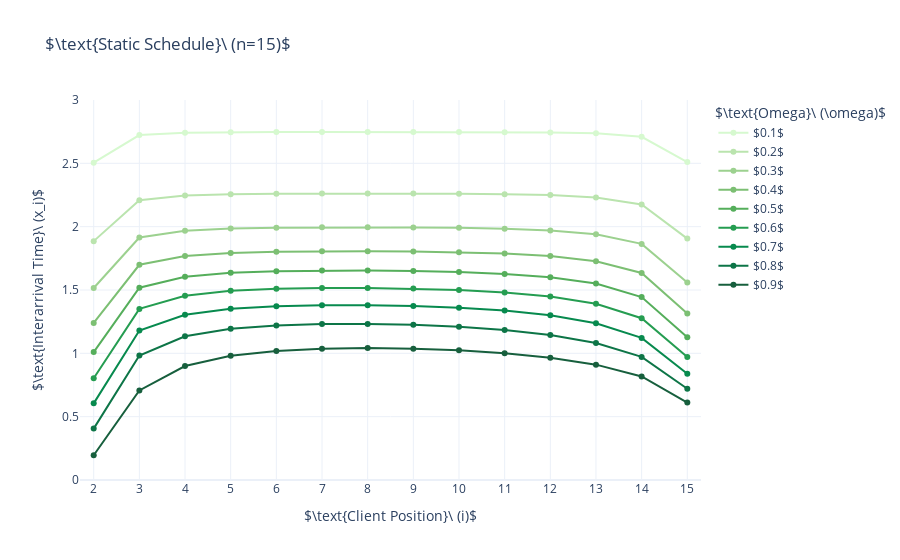

The notebook cell saved with this chart:
### Code cell
palette = cycle(px.colors.sequential.algae)
inter_times = np.diff(optimizations)

fig = go.Figure()

for i in range(9):
    
    omega = 0.1 * (i + 1)
    fig.add_trace(go.Scatter(x=np.arange(2,n+1), y=inter_times[i],
                             name=f'${omega:.1f}$', marker_color=next(palette)))

fig.update_layout(
    template='plotly_white',
    title='$\\text{Static Schedule}\ (n=15)$',
    legend_title='$\\text{Omega}\ (\omega)$', 
    xaxis = {'title': '$\\text{Client Position}\ (i)$', 'range': [1.7, n + 0.3], 'dtick': 1},
    yaxis = {'title': '$\\text{Interarrival Time}\ (x_i)$', 'range': [0,3]}
)

fig.show()

### Figure 1 — Plotly figure (JSON) as saved in the notebook; plotly's stock layout.template omitted (floating-point values rounded to 4 significant figures)
{"data": [{"marker": {"color": "rgb(214, 249, 207)"}, "name": "$0.1$", "type": "scatter", "x": [2, 3, 4, 5, 6, 7, 8, 9, 10, 11, 12, 13, 14, 15], "y": [2.505, 2.723, 2.742, 2.746, 2.747, 2.747, 2.747, 2.747, 2.747, 2.746, 2.744, 2.737, 2.709, 2.51]}, {"marker": {"color": "rgb(186, 228, 174)"}, "name": "$0.2$", "type": "scatter", "x": [2, 3, 4, 5, 6, 7, 8, 9, 10, 11, 12, 13, 14, 15], "y": [1.886, 2.209, 2.246, 2.256, 2.26, 2.261, 2.261, 2.261, 2.26, 2.256, 2.249, 2.231, 2.176, 1.906]}, {"marker": {"color": "rgb(156, 209, 143)"}, "name": "$0.3$", "type": "scatter", "x": [2, 3, 4, 5, 6, 7, 8, 9, 10, 11, 12, 13, 14, 15], "y": [1.516, 1.915, 1.968, 1.985, 1.992, 1.995, 1.995, 1.994, 1.991, 1.984, 1.97, 1.941, 1.864, 1.559]}, {"marker": {"color": "rgb(124, 191, 115)"}, "name": "$0.4$", "type": "scatter", "x": [2, 3, 4, 5, 6, 7, 8, 9, 10, 11, 12, 13, 14, 15], "y": [1.24, 1.699, 1.769, 1.793, 1.802, 1.806, 1.807, 1.804, 1.799, 1.788, 1.768, 1.728, 1.634, 1.315]}, {"marker": {"color": "rgb(85, 174, 91)"}, "name": "$0.5$", "type": "scatter", "x": [2, 3, 4, 5, 6, 7, 8, 9, 10, 11, 12, 13, 14, 15], "y": [1.01, 1.518, 1.605, 1.635, 1.648, 1.653, 1.654, 1.65, 1.642, 1.627, 1.6, 1.551, 1.444, 1.126]}, {"marker": {"color": "rgb(37, 157, 81)"}, "name": "$0.6$", "type": "scatter", "x": [2, 3, 4, 5, 6, 7, 8, 9, 10, 11, 12, 13, 14, 15], "y": [0.8029, 1.351, 1.455, 1.493, 1.51, 1.516, 1.516, 1.511, 1.5, 1.481, 1.448, 1.391, 1.277, 0.9709]}, {"marker": {"color": "rgb(7, 138, 78)"}, "name": "$0.7$", "type": "scatter", "x": [2, 3, 4, 5, 6, 7, 8, 9, 10, 11, 12, 13, 14, 15], "y": [0.6051, 1.18, 1.305, 1.352, 1.373, 1.381, 1.381, 1.374, 1.36, 1.337, 1.3, 1.238, 1.122, 0.8382]}, {"marker": {"color": "rgb(13, 117, 71)"}, "name": "$0.8$", "type": "scatter", "x": [2, 3, 4, 5, 6, 7, 8, 9, 10, 11, 12, 13, 14, 15], "y": [0.4056, 0.9824, 1.135, 1.194, 1.221, 1.231, 1.232, 1.225, 1.21, 1.184, 1.145, 1.082, 0.9718, 0.7206]}, {"marker": {"color": "rgb(23, 95, 61)"}, "name": "$0.9$", "type": "scatter", "x": [2, 3, 4, 5, 6, 7, 8, 9, 10, 11, 12, 13, 14, 15], "y": [0.1956, 0.7068, 0.9, 0.9802, 1.018, 1.036, 1.041, 1.037, 1.024, 1.001, 0.9658, 0.9107, 0.8177, 0.6116]}], "layout": {"legend": {"title": {"text": "$\\text{Omega}\\ (\\omega)$"}}, "title": {"text": "$\\text{Static Schedule}\\ (n=15)$"}, "xaxis": {"dtick": 1, "range": [1.7, 15.3], "title": {"text": "$\\text{Client Position}\\ (i)$"}}, "yaxis": {"range": [0, 3], "title": {"text": "$\\text{Interarrival Time}\\ (x_i)$"}}}}
